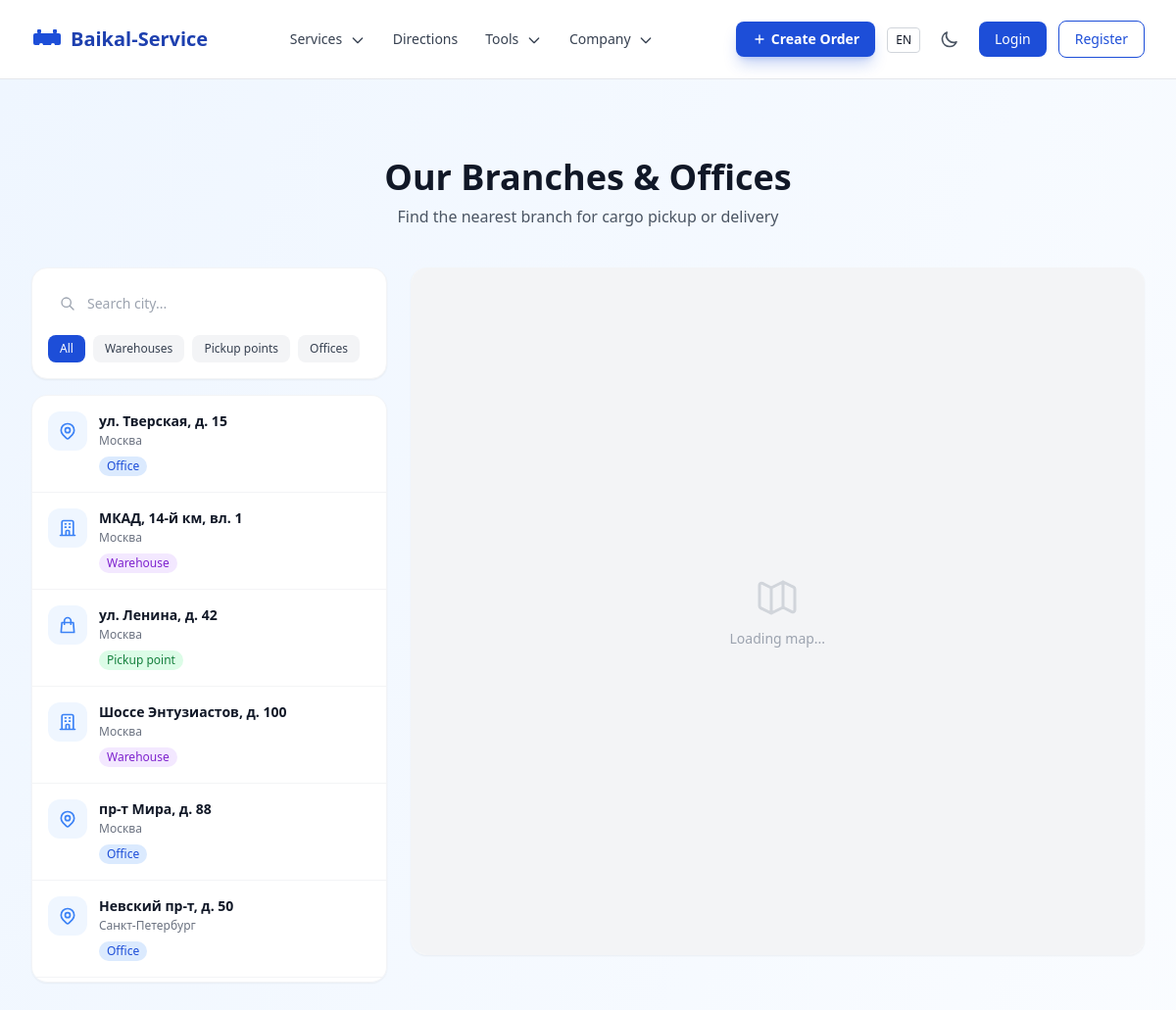
The page /ru/geo/ on the database its author committed.
### apps/geo/models.py (models this page shows, shortened)
class Branch(models.Model):
    class BranchType(models.TextChoices):
        WAREHOUSE = 'warehouse', _('Warehouse')
        PICKUP_POINT = 'pickup_point', _('Pickup point')
        OFFICE = 'office', _('Office')
    city = models.ForeignKey(City, on_delete=models.CASCADE, related_name='branches', verbose_name=_('City'))
    branch_type = models.CharField(max_length=20, choices=BranchType.choices, verbose_name=_('Branch type'))
    address = models.CharField(max_length=500, verbose_name=_('Address'))
    address_en = models.CharField(max_length=500, blank=True, verbose_name=_('Address (EN)'))
    phone = models.CharField(max_length=20, blank=True, verbose_name=_('Phone'))
    email = models.EmailField(blank=True, verbose_name=_('Email'))
    working_hours = models.JSONField(blank=True, default=dict, verbose_name=_('Working hours'))
    latitude = models.FloatField(verbose_name=_('Latitude'))
    longitude = models.FloatField(verbose_name=_('Longitude'))
    is_active = models.BooleanField(default=True, verbose_name=_('Active'))
    has_pickup = models.BooleanField(default=False, verbose_name=_('Pickup available'))
    has_delivery = models.BooleanField(default=False, verbose_name=_('Delivery available'))
    has_loading_equipment = models.BooleanField(default=False, verbose_name=_('Loading equipment'))
    class Meta:
        verbose_name = _('Branch')
        verbose_name_plural = _('Branches')

class City(models.Model):
    name = models.CharField(max_length=255, unique=True, verbose_name=_('Name'))
    name_en = models.CharField(max_length=255, blank=True, verbose_name=_('Name (EN)'))
    region = models.CharField(max_length=255, blank=True, verbose_name=_('Region'))
    region_en = models.CharField(max_length=255, blank=True, verbose_name=_('Region (EN)'))
    latitude = models.FloatField(verbose_name=_('Latitude'))
    longitude = models.FloatField(verbose_name=_('Longitude'))
    is_active = models.BooleanField(default=True, verbose_name=_('Active'))
    timezone = models.CharField(max_length=50, blank=True, verbose_name=_('Timezone'))
    country = models.CharField(max_length=100, default='RU', verbose_name=_('Country'))
    class Meta:
        verbose_name = _('City')
        verbose_name_plural = _('Cities')
        ordering = ['name']
    def get_localized_name(self, language='ru'):
        if language == 'en' and self.name_en:
            return self.name_en
        return self.name

### apps/geo/views.py (the view)
# urls.py: path('', views.BranchMapView.as_view(), name='branches'),
class BranchMapView(ListView):
    model = Branch
    template_name = 'pages/geo/branches.html'
    context_object_name = 'branches'
    def get_queryset(self):
        return Branch.objects.filter(is_active=True).select_related('city').prefetch_related('images')

### apps/core/context_processors.py (called while the page is built)
def site_settings(request):
    return {
        'SITE_NAME': 'Baikal-Service',
        'SITE_DESCRIPTION': 'Logistics and cargo transportation across Russia and CIS',
        'theme': getattr(request, 'theme', 'light'),
        'DEBUG': settings.DEBUG,
    }

### apps/core/templatetags/i18n_extras.py (called while the page is built, shortened)
@register.filter
def localized(obj, language=None):
    if language is None:
        language = translation.get_language()
    lang_code = language[:2] if language else 'ru'
    if hasattr(obj, 'get_localized_name'):
        return obj.get_localized_name(lang_code)

@register.filter
def localized_field(obj, field_name):
    language = translation.get_language()
    lang_code = language[:2] if language else 'ru'
    if lang_code == 'en':
        en_field = f'{field_name}_en'
        if hasattr(obj, en_field):
            value = getattr(obj, en_field)
            if value:
                return value
    return getattr(obj, field_name, '')

@register.filter
def js_float(value):
    if value is None:
        return '0'
    try:
        return f'{float(value):.6f}'.rstrip('0').rstrip('.')
    except (ValueError, TypeError):
        return '0'

### templates/pages/geo/branches.html (shortened to what this page needs)
{% extends 'base.html' %}{% load i18n static i18n_extras %}
{% block extra_head %}
<link rel="stylesheet" href="https://unpkg.com/maplibre-gl@4.7.1/dist/maplibre-gl.css" />
{% endblock %}
{% block content %}
<div class="bg-gradient-to-br from-baikal-50 to-white dark:from-gray-900 dark:to-gray-800 min-h-screen">
  <div class="max-w-7xl mx-auto px-4 sm:px-6 lg:px-8 py-12 lg:py-20">
    <h1 class="text-3xl lg:text-4xl font-bold text-gray-900 dark:text-white text-center mb-2">{% translate 'Our Branches & Offices' %}</h1>
    <p class="text-gray-600 dark:text-gray-400 text-center max-w-2xl mx-auto mb-10">{% translate 'Find the nearest branch for cargo pickup or delivery' %}</p>
    <div class="grid grid-cols-1 lg:grid-cols-3 gap-6">
      <div class="lg:col-span-1 space-y-4">
        <div class="bg-white dark:bg-gray-800 rounded-2xl shadow-sm border border-gray-100 dark:border-gray-700 p-4">
          <div class="relative">
            <svg class="absolute left-3 top-1/2 -translate-y-1/2 w-4 h-4 text-gray-400" fill="none" stroke="currentColor" viewBox="0 0 24 24"><path stroke-linecap="round" stroke-linejoin="round" stroke-width="2" d="M21 21l-6-6m2-5a7 7 0 11-14 0 7 7 0 0114 0z"/></svg>
            <input type="text" id="branch-search" placeholder="{% translate 'Search city...' %}" class="w-full pl-10 pr-4 py-2.5 rounded-xl border-gray-300 dark:border-gray-600 bg-white dark:bg-gray-700 text-gray-900 dark:text-gray-100 text-sm focus:ring-2 focus:ring-baikal-500 focus:border-baikal-500 transition-colors">
          </div>
          <div class="flex flex-wrap gap-2 mt-3">
            <button type="button" class="filter-btn active px-3 py-1.5 text-xs font-medium rounded-lg bg-baikal-600 text-white transition-colors" data-filter="all">{% translate 'All' %}</button>
            <button type="button" class="filter-btn px-3 py-1.5 text-xs font-medium rounded-lg bg-gray-100 dark:bg-gray-700 text-gray-700 dark:text-gray-300 hover:bg-gray-200 dark:hover:bg-gray-600 transition-colors" data-filter="warehouse">{% translate 'Warehouses' %}</button>
            <button type="button" class="filter-btn px-3 py-1.5 text-xs font-medium rounded-lg bg-gray-100 dark:bg-gray-700 text-gray-700 dark:text-gray-300 hover:bg-gray-200 dark:hover:bg-gray-600 transition-colors" data-filter="pickup_point">{% translate 'Pickup points' %}</button>
            <button type="button" class="filter-btn px-3 py-1.5 text-xs font-medium rounded-lg bg-gray-100 dark:bg-gray-700 text-gray-700 dark:text-gray-300 hover:bg-gray-200 dark:hover:bg-gray-600 transition-colors" data-filter="office">{% translate 'Offices' %}</button>
          </div>
        </div>
        <div class="bg-white dark:bg-gray-800 rounded-2xl shadow-sm border border-gray-100 dark:border-gray-700 divide-y divide-gray-100 dark:divide-gray-700 max-h-[600px] overflow-y-auto">
          {% for branch in branches %}
          <div class="branch-item p-4 hover:bg-gray-50 dark:hover:bg-gray-700 transition-colors cursor-pointer" data-branch-id="{{ branch.id }}" data-lat="{{ branch.latitude|js_float }}" data-lng="{{ branch.longitude|js_float }}">
            <div class="flex items-start gap-3">
              <div class="w-10 h-10 rounded-xl bg-baikal-50 dark:bg-baikal-900/30 flex items-center justify-center flex-shrink-0">
                {% if branch.branch_type == 'warehouse' %}
                <svg class="w-5 h-5 text-baikal-500" fill="none" stroke="currentColor" viewBox="0 0 24 24"><path stroke-linecap="round" stroke-linejoin="round" stroke-width="2" d="M19 21V5a2 2 0 00-2-2H7a2 2 0 00-2 2v16m14 0h2m-2 0h-5m-9 0H3m2 0h5M9 7h1m-1 4h1m4-4h1m-1 4h1m-5 10v-5a1 1 0 011-1h2a1 1 0 011 1v5m-4 0h4"/></svg>
                {% elif branch.branch_type == 'pickup_point' %}
                <svg class="w-5 h-5 text-baikal-500" fill="none" stroke="currentColor" viewBox="0 0 24 24"><path stroke-linecap="round" stroke-linejoin="round" stroke-width="2" d="M16 11V7a4 4 0 00-8 0v4M5 9h14l1 12H4L5 9z"/></svg>
                {% endif %}
              </div>
              <div class="min-w-0">
                <p class="font-semibold text-gray-900 dark:text-white text-sm">{{ branch|localized_field:'address' }}</p>
                <p class="text-xs text-gray-500 dark:text-gray-400 mt-0.5">{{ branch.city|localized }}</p>
                <div class="flex flex-wrap gap-1.5 mt-2">
                  <span class="text-xs px-2 py-0.5 rounded-full {% if branch.branch_type == 'warehouse' %}bg-purple-100 dark:bg-purple-900/30 text-purple-700 dark:text-purple-400{% elif branch.branch_type == 'pickup_point' %}bg-green-100 dark:bg-green-900/30 text-green-700 dark:text-green-400{% else %}bg-blue-100 dark:bg-blue-900/30 text-blue-700 dark:text-blue-400{% endif %}">
                    {{ branch.get_branch_type_display }}
                  </span>
                </div>
              </div>
            </div>
          </div>
          {% empty %}
          <div class="p-6 text-center text-sm text-gray-500 dark:text-gray-400">{% translate 'No branches found.' %}</div>
          {% endfor %}
        </div>
      </div>
      <div class="lg:col-span-2">
        <div class="bg-white dark:bg-gray-800 rounded-2xl shadow-sm border border-gray-100 dark:border-gray-700 overflow-hidden sticky top-24">
          <div id="branches-map" class="w-full h-[600px] lg:h-[700px] bg-gray-100 dark:bg-gray-900">
            <div class="flex items-center justify-center h-full">
              <div class="text-center">
                <p class="text-sm text-gray-400">{% translate 'Loading map...' %}</p>
              </div>
            </div>
          </div>
        </div>
      </div>
    </div>
  </div>
</div>
{% endblock %}

### static/css/styles.css (style rules this page uses)
html { line-height: 1.5; -webkit-text-size-adjust: 100%; -moz-tab-size: 4; tab-size: 4; font-family: 'Inter', ui-sans-serif, system-ui, sans-serif; font-feature-settings: normal; font-variation-settings: normal; -webkit-tap-highlight-color: transparent; }
body { margin: 0; line-height: inherit; }

### rows shown on the page
Branch: address "ул. Тверская, д. 15", city "Москва", branch_type "Office"
Branch: address "МКАД, 14-й км, вл. 1", city "Москва", branch_type "Warehouse"
Branch: address "ул. Ленина, д. 42", city "Москва", branch_type "Pickup point"
Branch: address "Шоссе Энтузиастов, д. 100", city "Москва", branch_type "Warehouse"
Branch: address "пр-т Мира, д. 88", city "Москва", branch_type "Office"
Branch: address "Невский пр-т, д. 50", city "Санкт-Петербург", branch_type "Office"

### other values the page prints
{{ lang_code }} "EN"
